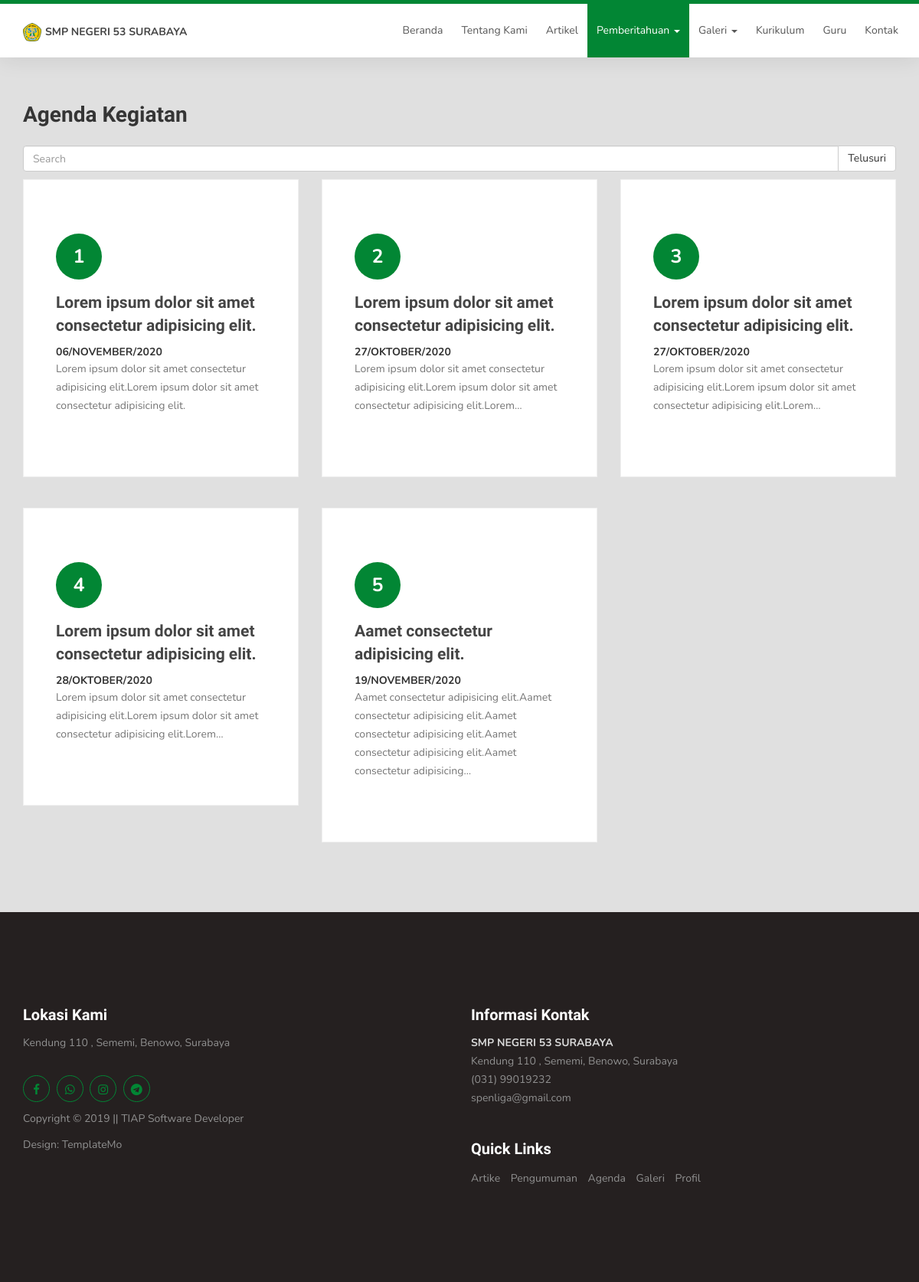
/page/agenda, run on the app's committed database.
### tables this page shows
CREATE TABLE `sistemsetting` (
  `KodeSetting` varchar(14) NOT NULL,
  `KodePerson` varchar(14) DEFAULT NULL,
  `NamaSetting` varchar(30) DEFAULT NULL,
  `Tipe` varchar(10) DEFAULT NULL,
  `Value` text,
  `LastUpdate` datetime DEFAULT CURRENT_TIMESTAMP ON UPDATE CURRENT_TIMESTAMP
);

CREATE TABLE `posting` (
  `KodePerson` varchar(14) NOT NULL,
  `IdPos` varchar(14) NOT NULL,
  `TglDibuat` datetime DEFAULT CURRENT_TIMESTAMP,
  `Judul` varchar(255) DEFAULT NULL,
  `IsiPos` text,
  `TglPublikasi` datetime DEFAULT NULL,
  `JenisPos` varchar(14) DEFAULT NULL,
  `IsPublikasi` smallint(6) DEFAULT NULL,
  `slug` text
);

### application/views/frontend/known/agenda.php (the view, shortened to what the rows shown need)
<section id="content" class="bggrey">
    <div class="container">
    <div class="feature" style="margin-bottom:10px;">
        <h2>Agenda Kegiatan</h2>
    </div>
        <div class="row">
        <?php if($dataagenda):
            $col = 'col-lg-12';
            if(sizeof($dataagenda) == 1){
                $col = 'col-sm-12';
            }elseif(sizeof($dataagenda) == 2){
                $col = 'col-sm-6';
            }else{
                $col = 'col-sm-4';
            }
            $i = 1;
            foreach($dataagenda as $agenda): ?>
                <div class="<?= $col; ?>">
                    <div class="feature-thumb bgwhite" style="margin-bottom:40px;">
                        <span><?= $i++; ?></span>
                        <h3><a href="<?= base_url('page/agenda/'.$agenda->slug); ?>" class="m-text11">
                                <?= $agenda->Judul; ?>
                            </a>
                        </h3>
                        <b><?= strtoupper($this->template->tgl_indo($agenda->TglPublikasi, false, false)); ?></b><br>
                        <?= word_limiter($agenda->IsiPos, 15); ?>
                    </div>
                </div>
            <?php endforeach;
            endif; ?>
        </div>
    </div>
</section>

### application/views/template/known.php (shortened to what the rows shown need)
<!DOCTYPE html>
<html lang="en">
<head>
     <link rel="stylesheet" href="<?= base_url('known/'); ?>css/bootstrap.min.css">
     <link rel="stylesheet" href="<?= base_url('known/'); ?>css/font-awesome.min.css">
     <link rel="stylesheet" href="<?= base_url('known/'); ?>css/owl.carousel.css">
     <link rel="stylesheet" href="<?php base_url('known/'); ?>css/owl.theme.default.min.css">
     <link rel="stylesheet" href="<?= base_url('known/'); ?>css/templatemo-style.css">
     <link rel="stylesheet" href="<?= base_url('known/'); ?>css/mycss.css">
</head>
<body id="top" data-spy="scroll" data-target=".navbar-collapse" data-offset="50">
     <section class="navbar custom-navbar navbar-fixed-top" role="navigation">
          <div class="container">
               <div class="navbar-header">
                    <a href="<?= base_url(); ?>" class="navbar-brand">
                         <img src="<?php
                                   if ($logo) {
                                        echo base_url('assets/upload/' . $logo->Value);
                                   } else {
                                        echo base_url('fashe/images/icons/logo.png');
                                   } ?>" class="logo-navbar">
                         <span style="font-size:14px;"><?php echo isset($namaweb) ? $namaweb->Value : "web profil sekolah"; ?></span>
                    </a>
               </div>
          </div>
     </section>
     <?php echo $content; ?>
     <footer id="footer">
          <div class="container">
               <div class="row">
                    <div class="col-md-6 col-sm-6">
                         <div class="footer-info">
                              <div class="section-title">
                                   <h2>Lokasi Kami</h2>
                              </div>
                              <address style="color:#ffffff;">
                                   <?php echo $lokasi_kami->Value; ?>
                              </address>
                              <div class="copyright-text">
                                   <p>Copyright &copy; 2019 || <a href="<?= $url_dev->Value; ?>"><?= $nama_dev->Value; ?></a></p>
                              </div>
                         </div>
                    </div>
                    <div class="col-md-6 col-sm-6">
                         <div class="footer-info">
                              <div class="section-title">
                                   <h2>Informasi Kontak</h2>
                              </div>
                              <address style="color:#ffffff;">
                                   <?php echo $kontak_kami->Value; ?>
                              </address>
                              <div class="footer_menu">
                                   <h2>Quick Links</h2>
                              </div>
                         </div>
                    </div>
               </div>
          </div>
     </footer>
</body>
</html>

### data on the page
sistemsetting: Value (picture)
sistemsetting: Value "SMP NEGERI 53 SURABAYA"
posting: Judul "Lorem ipsum dolor sit amet consectetur adipisicing elit.", TglPublikasi "06/NOVEMBER/2020", IsiPos "Lorem ipsum dolor sit amet consectetur adipisicing elit.Lorem ipsum dolor sit amet consectetur adipisicing elit."
posting: Judul "Lorem ipsum dolor sit amet consectetur adipisicing elit.", TglPublikasi "27/OKTOBER/2020", IsiPos "Lorem ipsum dolor sit amet consectetur adipisicing elit.Lorem ipsum dolor sit amet consectetur adipisicing elit.Lorem…"
posting: Judul "Lorem ipsum dolor sit amet consectetur adipisicing elit.", TglPublikasi "27/OKTOBER/2020", IsiPos "Lorem ipsum dolor sit amet consectetur adipisicing elit.Lorem ipsum dolor sit amet consectetur adipisicing elit.Lorem…"
posting: Judul "Lorem ipsum dolor sit amet consectetur adipisicing elit.", TglPublikasi "28/OKTOBER/2020", IsiPos "Lorem ipsum dolor sit amet consectetur adipisicing elit.Lorem ipsum dolor sit amet consectetur adipisicing elit.Lorem…"
posting: Judul "Aamet consectetur adipisicing elit.", TglPublikasi "19/NOVEMBER/2020", IsiPos "Aamet consectetur adipisicing elit.Aamet consectetur adipisicing elit.Aamet consectetur adipisicing elit.Aamet consectetur adipisicing elit.Aamet consectetur adipisicing…"
sistemsetting: Value "Kendung 110 , Sememi, Benowo, Surabaya"
sistemsetting: Value "TIAP Software Developer"
sistemsetting: Value "SMP NEGERI 53 SURABAYA Kendung 110 , Sememi, Benowo, Surabaya (031) 99019232 spenliga@gmail.com"
